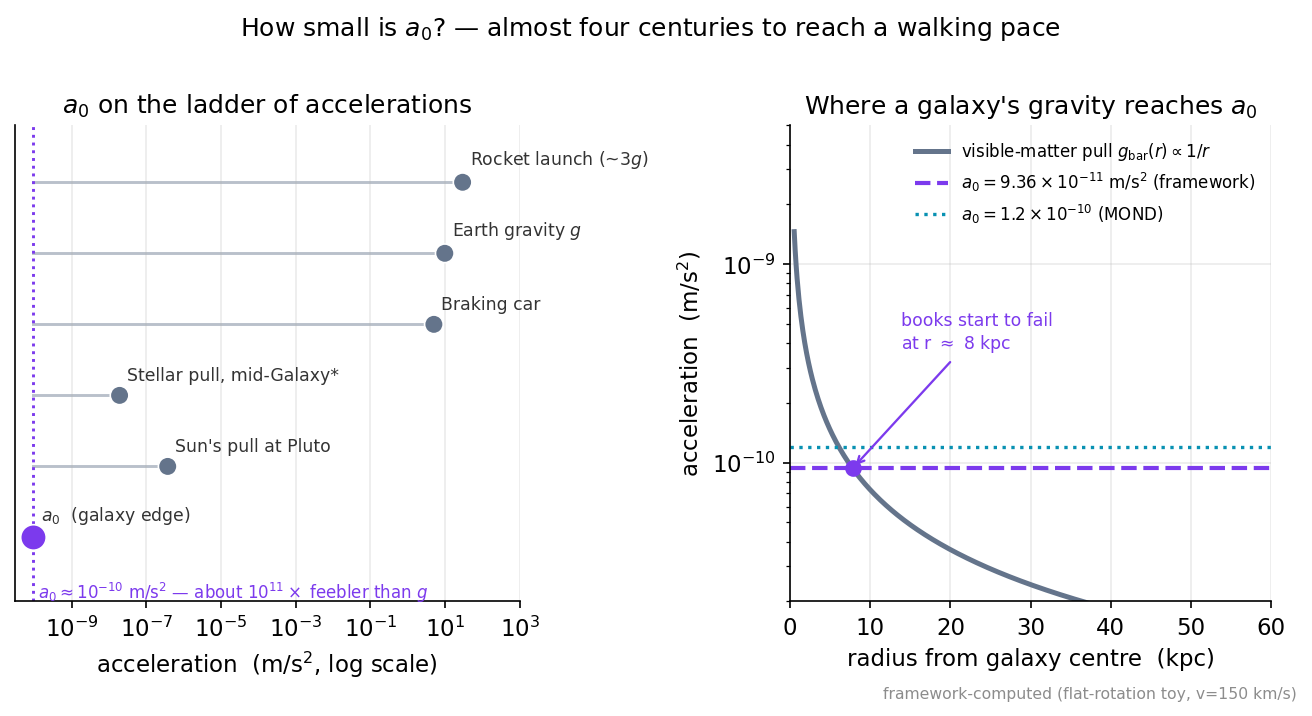

Source code (Python):
import numpy as np, matplotlib
matplotlib.use("Agg")
import matplotlib.pyplot as plt
plt.rcParams.update({"figure.dpi":150,"savefig.dpi":150,"font.size":11,
    "axes.grid":True,"grid.alpha":0.25,"axes.spines.top":False,"axes.spines.right":False,
    "axes.titlesize":12,"figure.facecolor":"white","axes.facecolor":"white"})
C_FW="#7c3aed"; C_NEWTON="#64748b"; C_MOND="#0891b2"; C_DATA="#dc2626"

# Visualizes the chapter's Worked Example: how absurdly gentle a0 is, by placing it on
# a ladder of familiar accelerations, AND (right panel) where in a galaxy gravity sinks
# to a0. All values are framework-computed / hardcoded textbook constants.
a0      = 9.36e-11   # framework a0 (m/s^2); MOND's 1.2e-10 is the same order
a0_mond = 1.2e-10

fig, (axL, axR) = plt.subplots(1, 2, figsize=(8.8, 4.6),
                               gridspec_kw={"width_ratios":[1.05,1.0]})

# ---- LEFT: a ladder of accelerations on a single horizontal log axis ----
# Each item is a point placed at its acceleration; this is a true "ladder", not a bar.
items = [
    ("Rocket launch (~3$g$)",          3*9.8),
    ("Earth gravity $g$",              9.8),
    ("Braking car",                    5.0),
    ("Stellar pull, mid-Galaxy*",      1.9e-8),   # order-of-magnitude
    ("Sun's pull at Pluto",            3.7e-7),    # GM_sun/(39.5 AU)^2
    ("$a_0$  (galaxy edge)",           a0),
]
labels = [t for t,_ in items]
vals   = np.array([v for _,v in items])
y = np.arange(len(vals))[::-1]
cols = [C_NEWTON]*5 + [C_FW]
sizes = [80]*5 + [150]
axL.scatter(vals, y, s=sizes, color=cols, zorder=5, edgecolors="white", linewidths=0.8)
# faint stems to a common baseline at a0 so the gap to a0 is visible
for v, yi, c in zip(vals, y, cols):
    axL.plot([a0, v], [yi, yi], color=c, lw=1.4, alpha=0.45, zorder=1)
for v, yi, lab, c in zip(vals, y, labels, cols):
    axL.text(v*1.6, yi+0.16, lab, va="bottom", ha="left", fontsize=8.3, color="0.2")
axL.axvline(a0, color=C_FW, ls=":", lw=1.4)
axL.set_xscale("log")
axL.set_xlim(3e-11, 1e3)
axL.set_yticks([]); axL.set_ylim(-0.9, len(vals)-0.2)
axL.set_xlabel("acceleration  (m/s$^2$, log scale)")
axL.set_title("$a_0$ on the ladder of accelerations")
axL.text(a0*1.3, -0.78,
         "$a_0\\approx10^{-10}$ m/s$^2$ — about $10^{11}\\times$ feebler than $g$",
         color=C_FW, fontsize=8, ha="left", va="center")

# ---- RIGHT: where in a flat-rotation galaxy does g sink to a0? ----
# Flat-rotation toy: v = const => enclosed-mass Newtonian g_bar(r) = v^2 / r falls as 1/r.
v_flat = 150e3          # 150 km/s, typical outer disk
kpc    = 3.086e19       # m
r = np.linspace(0.5, 60, 500)*kpc
g_bar = v_flat**2 / r   # Newtonian acceleration scale of a flat-curve disk (m/s^2)

axR.plot(r/kpc, g_bar, color=C_NEWTON, lw=2.4, label="visible-matter pull $g_{\\rm bar}(r)\\propto 1/r$")
axR.axhline(a0, color=C_FW, ls="--", lw=2, label="$a_0=9.36\\times10^{-11}$ m/s$^2$ (framework)")
axR.axhline(a0_mond, color=C_MOND, ls=":", lw=1.6, label="$a_0=1.2\\times10^{-10}$ (MOND)")
# crossing radius where g_bar = a0
r_cross = v_flat**2 / a0 / kpc
axR.plot([r_cross],[a0],"o",color=C_FW,ms=7,zorder=5)
axR.annotate(f"books start to fail\nat r $\\approx$ {r_cross:.0f} kpc",
             xy=(r_cross,a0), xytext=(r_cross+6, a0*4),
             fontsize=8.3, color=C_FW,
             arrowprops=dict(arrowstyle="->",color=C_FW,lw=1.1))
axR.set_yscale("log"); axR.set_ylim(2e-11, 5e-9)
axR.set_xlim(0,60)
axR.set_xlabel("radius from galaxy centre  (kpc)")
axR.set_ylabel("acceleration  (m/s$^2$)")
axR.set_title("Where a galaxy's gravity reaches $a_0$")
axR.legend(frameon=False, fontsize=8, loc="upper right")

fig.suptitle("How small is $a_0$? — almost four centuries to reach a walking pace",
             fontsize=12, y=1.0)
fig.text(0.99,0.005,"framework-computed (flat-rotation toy, v=150 km/s)",
         ha="right",va="bottom",fontsize=7.5,color="0.55")
fig.tight_layout(); fig.savefig("ch05_how_weak_is_a0.png", bbox_inches="tight"); print("ok")
